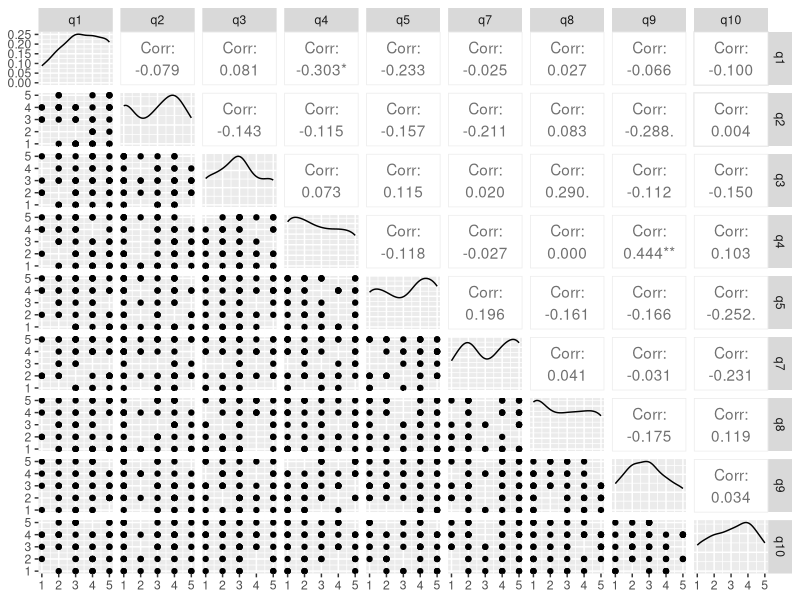
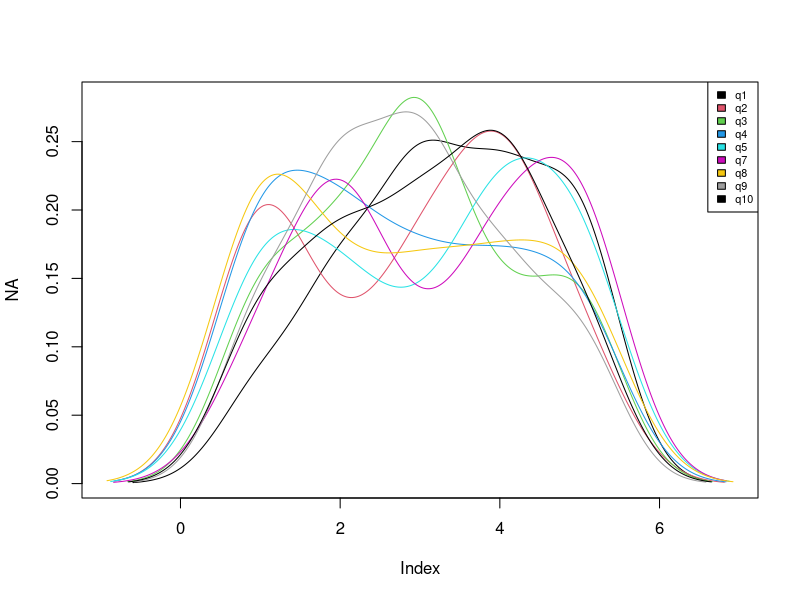
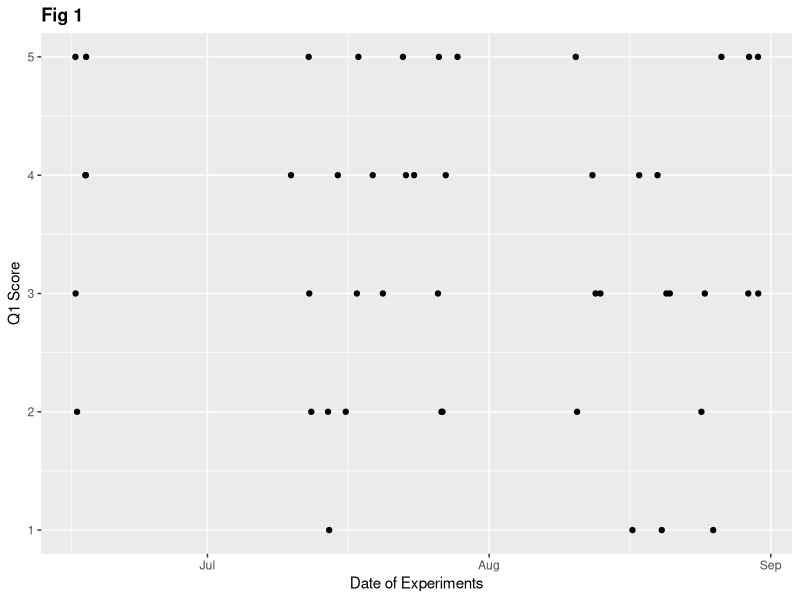
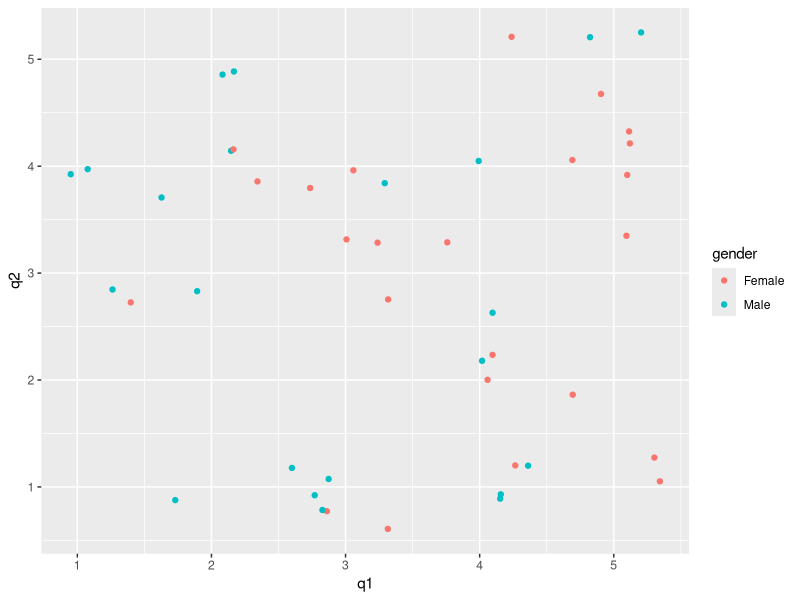
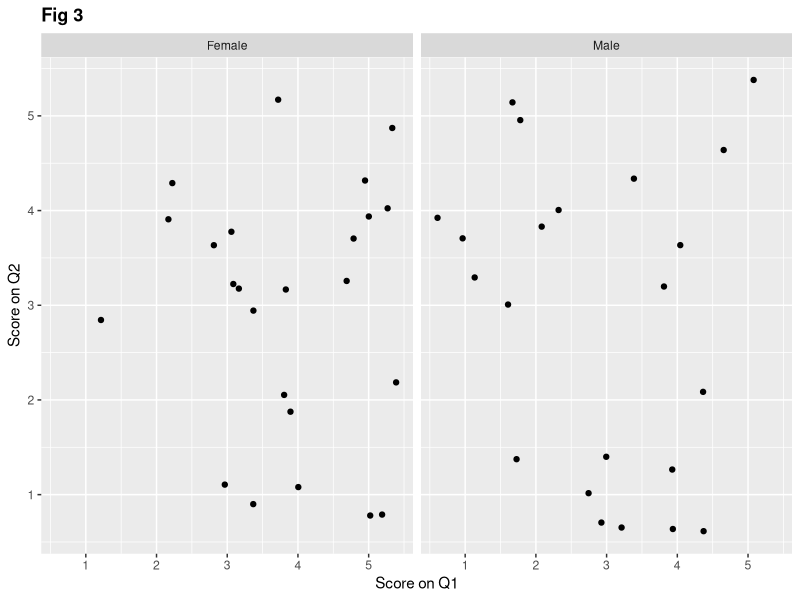
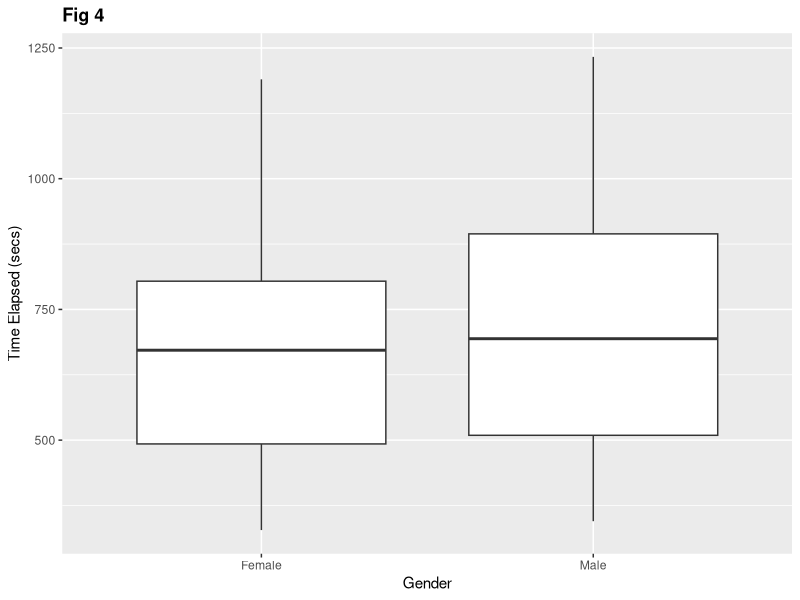
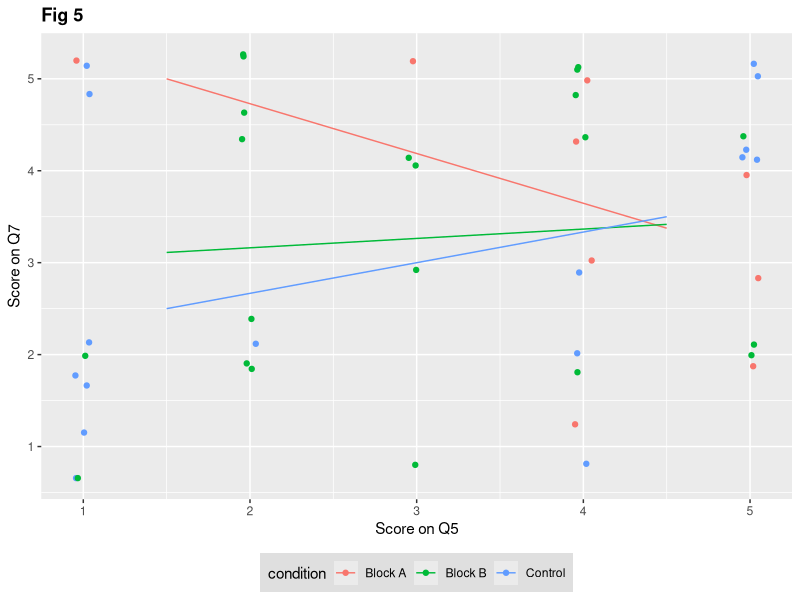

Recreate these plots in R, in order.
## ---- chunk 1
library(tidyverse)
library(psych)
library(kableExtra)
## ---- chunk 2
week7_tbl = as_tibble(read.csv('../data/landers_wk3data.csv')) %>% 
    mutate_at(vars('timeStart', 'timeEnd'), as.POSIXct) %>% 
    mutate(
        condition = recode(condition, A = 'Block A', B = 'Block B', C = 'Control'), 
        gender = recode(gender, M = 'Male', F = 'Female')) %>%
    filter(q6 == 1) %>% 
    select(-q6)
## ---- chunk 3
library("GGally")

week7_tbl %>% 
    select(q1:q10) %>% 
    ggpairs()
## ---- chunk 4
dens = apply(week7_tbl[, 5:13], 2, density)

plot(NA, xlim = range(sapply(dens, "[", "x")), ylim = range(sapply(dens, "[", "y"))) 
test = mapply(lines, dens, col = 1:length(dens))

legend("topright", legend = names(dens), fill = 1:length(dens), cex = .65)
## ---- chunk 5
week7_tbl %>% 
    ggplot(aes(timeStart, q1)) +
    geom_point() +
    labs(
        title = 'Fig 1', 
        x = 'Date of Experiments', 
        y = 'Q1 Score') +
    theme(
        plot.title = element_text(face = 'bold'))
## ---- chunk 6
week7_tbl %>% 
    ggplot(aes(q1, q2)) + 
    geom_jitter(aes(color = gender))
## ---- chunk 7
week7_tbl %>%
    ggplot(aes(q1, q2)) +
    geom_jitter() + 
    facet_wrap(~gender) +
    labs(
        title = 'Fig 3', 
        x = 'Score on Q1', 
        y = 'Score on Q2') + 
    theme(
        plot.title = element_text(face = 'bold')
    )
## ---- chunk 8
week7_tbl %>% 
    mutate(
        'timeSpent_secs' = as.numeric(
            difftime(timeEnd, timeStart, units = 'secs')
            )
        ) %>% 
    ggplot(aes(gender, timeSpent_secs)) +
    geom_boxplot(aes(x = gender)) +
    labs(
        title = 'Fig 4', 
        x = 'Gender', 
        y = 'Time Elapsed (secs)') +
    theme(plot.title = element_text(face = 'bold'))
## ---- chunk 9
week7_tbl %>% 
    ggplot(aes(q5, q7)) +
    geom_jitter(aes(color = condition), width = .05) +
    geom_line(aes(color = condition), 
              stat = 'summary_bin', binwidth = 3, fun.y = 'mean') +
    labs(
        fill = "Experimental Condition",
        title = 'Fig 5', 
        x = 'Score on Q5', 
        y = 'Score on Q7'
    ) +
    theme(
        plot.title = element_text(face = "bold"), 
        legend.background = element_rect(fill = '#DFDFDF'), 
        legend.position = "bottom"
    )
    
